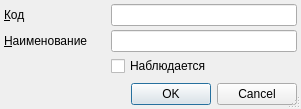
<?xml version="1.0" encoding="UTF-8"?>
<ui version="4.0">
 <class>ItemEditorDialog</class>
 <widget class="QDialog" name="ItemEditorDialog">
  <property name="geometry">
   <rect>
    <x>0</x>
    <y>0</y>
    <width>301</width>
    <height>109</height>
   </rect>
  </property>
  <property name="windowTitle">
   <string>ChangeMe!</string>
  </property>
  <property name="sizeGripEnabled">
   <bool>true</bool>
  </property>
  <layout class="QGridLayout">
   <property name="margin">
    <number>4</number>
   </property>
   <property name="spacing">
    <number>4</number>
   </property>
   <item row="4" column="0" colspan="2">
    <widget class="QDialogButtonBox" name="buttonBox">
     <property name="orientation">
      <enum>Qt::Horizontal</enum>
     </property>
     <property name="standardButtons">
      <set>QDialogButtonBox::Cancel|QDialogButtonBox::Ok</set>
     </property>
    </widget>
   </item>
   <item row="3" column="0">
    <spacer>
     <property name="orientation">
      <enum>Qt::Vertical</enum>
     </property>
     <property name="sizeHint" stdset="0">
      <size>
       <width>103</width>
       <height>16</height>
      </size>
     </property>
    </spacer>
   </item>
   <item row="0" column="1">
    <widget class="QLineEdit" name="edtCode"/>
   </item>
   <item row="1" column="1">
    <widget class="QLineEdit" name="edtName"/>
   </item>
   <item row="1" column="0">
    <widget class="QLabel" name="lblName">
     <property name="text">
      <string>&amp;Наименование</string>
     </property>
     <property name="buddy">
      <cstring>edtName</cstring>
     </property>
    </widget>
   </item>
   <item row="0" column="0">
    <widget class="QLabel" name="lblCode">
     <property name="text">
      <string>&amp;Код</string>
     </property>
     <property name="buddy">
      <cstring>edtCode</cstring>
     </property>
    </widget>
   </item>
   <item row="2" column="1">
    <widget class="QCheckBox" name="chkObserved">
     <property name="text">
      <string>Наблюдается</string>
     </property>
    </widget>
   </item>
  </layout>
 </widget>
 <tabstops>
  <tabstop>edtCode</tabstop>
  <tabstop>edtName</tabstop>
  <tabstop>chkObserved</tabstop>
  <tabstop>buttonBox</tabstop>
 </tabstops>
 <resources/>
 <connections>
  <connection>
   <sender>buttonBox</sender>
   <signal>accepted()</signal>
   <receiver>ItemEditorDialog</receiver>
   <slot>accept()</slot>
   <hints>
    <hint type="sourcelabel">
     <x>158</x>
     <y>104</y>
    </hint>
    <hint type="destinationlabel">
     <x>117</x>
     <y>106</y>
    </hint>
   </hints>
  </connection>
  <connection>
   <sender>buttonBox</sender>
   <signal>rejected()</signal>
   <receiver>ItemEditorDialog</receiver>
   <slot>reject()</slot>
   <hints>
    <hint type="sourcelabel">
     <x>238</x>
     <y>104</y>
    </hint>
    <hint type="destinationlabel">
     <x>247</x>
     <y>107</y>
    </hint>
   </hints>
  </connection>
 </connections>
</ui>
